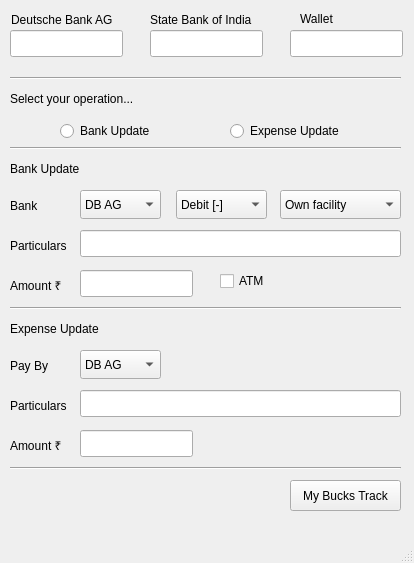
<?xml version="1.0" encoding="UTF-8"?>
<ui version="4.0">
 <class>MainWindow</class>
 <widget class="QMainWindow" name="MainWindow">
  <property name="geometry">
   <rect>
    <x>0</x>
    <y>0</y>
    <width>414</width>
    <height>563</height>
   </rect>
  </property>
  <property name="windowTitle">
   <string>myBuck$</string>
  </property>
  <widget class="QWidget" name="centralwidget">
   <widget class="QLineEdit" name="lineEdit">
    <property name="geometry">
     <rect>
      <x>10</x>
      <y>30</y>
      <width>113</width>
      <height>27</height>
     </rect>
    </property>
   </widget>
   <widget class="QLabel" name="label">
    <property name="geometry">
     <rect>
      <x>11</x>
      <y>10</y>
      <width>121</width>
      <height>20</height>
     </rect>
    </property>
    <property name="text">
     <string>Deutsche Bank AG</string>
    </property>
   </widget>
   <widget class="QLineEdit" name="lineEdit_2">
    <property name="geometry">
     <rect>
      <x>150</x>
      <y>30</y>
      <width>113</width>
      <height>27</height>
     </rect>
    </property>
   </widget>
   <widget class="QLineEdit" name="lineEdit_3">
    <property name="geometry">
     <rect>
      <x>290</x>
      <y>30</y>
      <width>113</width>
      <height>27</height>
     </rect>
    </property>
   </widget>
   <widget class="QLabel" name="label_2">
    <property name="geometry">
     <rect>
      <x>150</x>
      <y>10</y>
      <width>131</width>
      <height>20</height>
     </rect>
    </property>
    <property name="text">
     <string>State Bank of India</string>
    </property>
   </widget>
   <widget class="QLabel" name="label_3">
    <property name="geometry">
     <rect>
      <x>300</x>
      <y>10</y>
      <width>62</width>
      <height>17</height>
     </rect>
    </property>
    <property name="text">
     <string>Wallet</string>
    </property>
   </widget>
   <widget class="QRadioButton" name="radioButton">
    <property name="geometry">
     <rect>
      <x>60</x>
      <y>120</y>
      <width>108</width>
      <height>22</height>
     </rect>
    </property>
    <property name="text">
     <string>Bank Update</string>
    </property>
   </widget>
   <widget class="QRadioButton" name="radioButton_2">
    <property name="geometry">
     <rect>
      <x>230</x>
      <y>120</y>
      <width>141</width>
      <height>22</height>
     </rect>
    </property>
    <property name="text">
     <string>Expense Update</string>
    </property>
   </widget>
   <widget class="QLabel" name="label_4">
    <property name="geometry">
     <rect>
      <x>10</x>
      <y>90</y>
      <width>191</width>
      <height>17</height>
     </rect>
    </property>
    <property name="text">
     <string>Select your operation...</string>
    </property>
   </widget>
   <widget class="QLabel" name="label_5">
    <property name="geometry">
     <rect>
      <x>10</x>
      <y>160</y>
      <width>111</width>
      <height>17</height>
     </rect>
    </property>
    <property name="text">
     <string>Bank Update</string>
    </property>
   </widget>
   <widget class="QComboBox" name="comboBox">
    <property name="geometry">
     <rect>
      <x>80</x>
      <y>190</y>
      <width>81</width>
      <height>29</height>
     </rect>
    </property>
    <item>
     <property name="text">
      <string>DB AG</string>
     </property>
    </item>
    <item>
     <property name="text">
      <string>SBI</string>
     </property>
    </item>
   </widget>
   <widget class="QComboBox" name="comboBox_2">
    <property name="geometry">
     <rect>
      <x>176</x>
      <y>190</y>
      <width>91</width>
      <height>29</height>
     </rect>
    </property>
    <item>
     <property name="text">
      <string>Debit [-]</string>
     </property>
    </item>
    <item>
     <property name="text">
      <string>Credit [+]</string>
     </property>
    </item>
   </widget>
   <widget class="QComboBox" name="comboBox_3">
    <property name="geometry">
     <rect>
      <x>280</x>
      <y>190</y>
      <width>121</width>
      <height>29</height>
     </rect>
    </property>
    <item>
     <property name="text">
      <string>Own facility</string>
     </property>
    </item>
    <item>
     <property name="text">
      <string>Other facility</string>
     </property>
    </item>
   </widget>
   <widget class="QLineEdit" name="lineEdit_4">
    <property name="geometry">
     <rect>
      <x>80</x>
      <y>230</y>
      <width>321</width>
      <height>27</height>
     </rect>
    </property>
   </widget>
   <widget class="QLineEdit" name="lineEdit_5">
    <property name="geometry">
     <rect>
      <x>80</x>
      <y>270</y>
      <width>113</width>
      <height>27</height>
     </rect>
    </property>
   </widget>
   <widget class="QLabel" name="label_6">
    <property name="geometry">
     <rect>
      <x>10</x>
      <y>230</y>
      <width>81</width>
      <height>31</height>
     </rect>
    </property>
    <property name="text">
     <string>Particulars</string>
    </property>
   </widget>
   <widget class="QLabel" name="label_7">
    <property name="geometry">
     <rect>
      <x>10</x>
      <y>270</y>
      <width>71</width>
      <height>31</height>
     </rect>
    </property>
    <property name="text">
     <string>Amount ₹</string>
    </property>
   </widget>
   <widget class="QLabel" name="label_8">
    <property name="geometry">
     <rect>
      <x>10</x>
      <y>320</y>
      <width>111</width>
      <height>17</height>
     </rect>
    </property>
    <property name="text">
     <string>Expense Update</string>
    </property>
   </widget>
   <widget class="QComboBox" name="comboBox_4">
    <property name="geometry">
     <rect>
      <x>80</x>
      <y>350</y>
      <width>81</width>
      <height>29</height>
     </rect>
    </property>
    <item>
     <property name="text">
      <string>DB AG</string>
     </property>
    </item>
    <item>
     <property name="text">
      <string>SBI</string>
     </property>
    </item>
    <item>
     <property name="text">
      <string>Cash</string>
     </property>
    </item>
   </widget>
   <widget class="QLabel" name="label_9">
    <property name="geometry">
     <rect>
      <x>10</x>
      <y>390</y>
      <width>81</width>
      <height>31</height>
     </rect>
    </property>
    <property name="text">
     <string>Particulars</string>
    </property>
   </widget>
   <widget class="QLineEdit" name="lineEdit_6">
    <property name="geometry">
     <rect>
      <x>80</x>
      <y>430</y>
      <width>113</width>
      <height>27</height>
     </rect>
    </property>
   </widget>
   <widget class="QLineEdit" name="lineEdit_7">
    <property name="geometry">
     <rect>
      <x>80</x>
      <y>390</y>
      <width>321</width>
      <height>27</height>
     </rect>
    </property>
   </widget>
   <widget class="QLabel" name="label_10">
    <property name="geometry">
     <rect>
      <x>10</x>
      <y>430</y>
      <width>71</width>
      <height>31</height>
     </rect>
    </property>
    <property name="text">
     <string>Amount ₹</string>
    </property>
   </widget>
   <widget class="QPushButton" name="pushButton">
    <property name="geometry">
     <rect>
      <x>290</x>
      <y>480</y>
      <width>111</width>
      <height>31</height>
     </rect>
    </property>
    <property name="text">
     <string>My Bucks Track</string>
    </property>
   </widget>
   <widget class="Line" name="line">
    <property name="geometry">
     <rect>
      <x>10</x>
      <y>70</y>
      <width>391</width>
      <height>16</height>
     </rect>
    </property>
    <property name="orientation">
     <enum>Qt::Horizontal</enum>
    </property>
   </widget>
   <widget class="Line" name="line_2">
    <property name="geometry">
     <rect>
      <x>10</x>
      <y>140</y>
      <width>391</width>
      <height>16</height>
     </rect>
    </property>
    <property name="orientation">
     <enum>Qt::Horizontal</enum>
    </property>
   </widget>
   <widget class="Line" name="line_3">
    <property name="geometry">
     <rect>
      <x>10</x>
      <y>300</y>
      <width>391</width>
      <height>16</height>
     </rect>
    </property>
    <property name="orientation">
     <enum>Qt::Horizontal</enum>
    </property>
   </widget>
   <widget class="Line" name="line_4">
    <property name="geometry">
     <rect>
      <x>10</x>
      <y>460</y>
      <width>391</width>
      <height>16</height>
     </rect>
    </property>
    <property name="orientation">
     <enum>Qt::Horizontal</enum>
    </property>
   </widget>
   <widget class="QLabel" name="label_11">
    <property name="geometry">
     <rect>
      <x>10</x>
      <y>350</y>
      <width>51</width>
      <height>31</height>
     </rect>
    </property>
    <property name="text">
     <string>Pay By</string>
    </property>
   </widget>
   <widget class="QCheckBox" name="checkBox">
    <property name="geometry">
     <rect>
      <x>220</x>
      <y>270</y>
      <width>93</width>
      <height>22</height>
     </rect>
    </property>
    <property name="text">
     <string>ATM</string>
    </property>
   </widget>
   <widget class="QLabel" name="label_12">
    <property name="geometry">
     <rect>
      <x>10</x>
      <y>190</y>
      <width>51</width>
      <height>31</height>
     </rect>
    </property>
    <property name="text">
     <string>Bank</string>
    </property>
   </widget>
  </widget>
  <widget class="QMenuBar" name="menubar">
   <property name="geometry">
    <rect>
     <x>0</x>
     <y>0</y>
     <width>414</width>
     <height>25</height>
    </rect>
   </property>
  </widget>
  <widget class="QStatusBar" name="statusbar"/>
  <action name="actionAbout">
   <property name="text">
    <string>About</string>
   </property>
  </action>
 </widget>
 <resources/>
 <connections/>
</ui>
